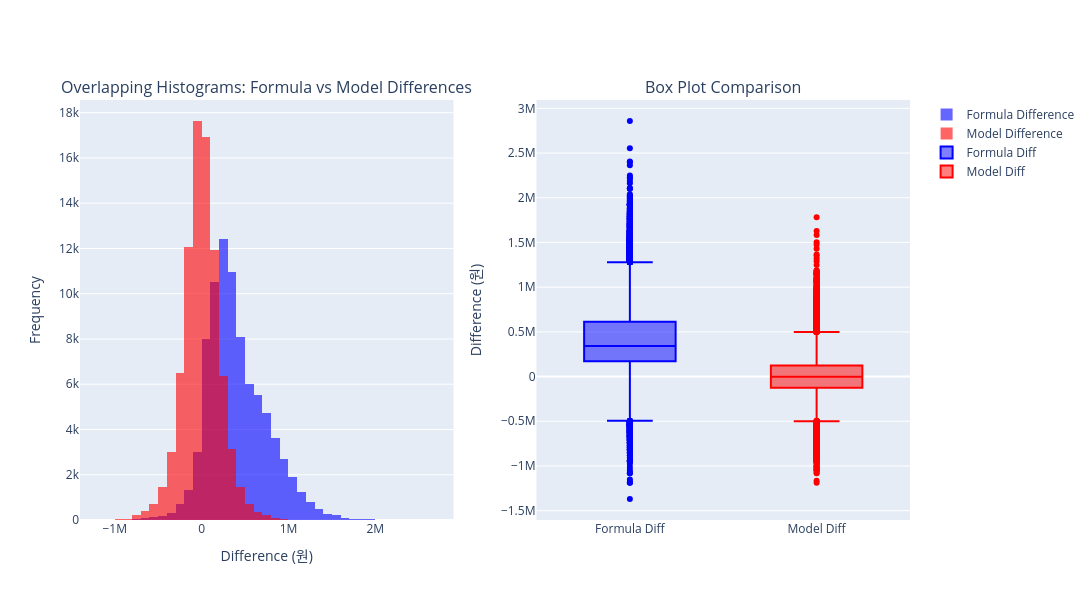

The cell this chart's notebook holds for it:
### Code cell
import plotly.graph_objects as go
from plotly.subplots import make_subplots

fig = make_subplots(
    rows=1, cols=2,
    subplot_titles=('Overlapping Histograms: Formula vs Model Differences', 'Box Plot Comparison'),
    specs=[[{"secondary_y": False}, {"secondary_y": False}]]
)

# Overlapping histograms
fig.add_trace(
    go.Histogram(
        x=train_df['diff_RV_formula'],
        nbinsx=50,
        opacity=0.6,
        name='Formula Difference',
        marker_color='blue'
    ),
    row=1, col=1
)

fig.add_trace(
    go.Histogram(
        x=train_df['diff_RV_model'],
        nbinsx=50,
        opacity=0.6,
        name='Model Difference',
        marker_color='red'
    ),
    row=1, col=1
)

# Box plots
fig.add_trace(
    go.Box(
        y=train_df['diff_RV_formula'].dropna(),
        name='Formula Diff',
        marker_color='blue'
    ),
    row=1, col=2
)

fig.add_trace(
    go.Box(
        y=train_df['diff_RV_model'].dropna(),
        name='Model Diff',
        marker_color='red'
    ),
    row=1, col=2
)

fig.update_xaxes(title_text="Difference (원)", row=1, col=1)
fig.update_yaxes(title_text="Frequency", row=1, col=1)
fig.update_yaxes(title_text="Difference (원)", row=1, col=2)

fig.update_layout(
    height=600,
    width=1200,
    showlegend=True,
    barmode='overlay'
)

fig.show()

### Figure 1 — Plotly figure (JSON) as saved in the notebook; plotly's stock layout.template omitted (floating-point values rounded to 4 significant figures; data arrays with more than 128 entries replaced by an {"elided": "..."} marker saying what was removed)
{"data": [{"marker": {"color": "blue"}, "name": "Formula Difference", "nbinsx": 50, "opacity": 0.6, "type": "histogram", "x": {"elided": "83403 float values"}, "xaxis": "x", "yaxis": "y"}, {"marker": {"color": "red"}, "name": "Model Difference", "nbinsx": 50, "opacity": 0.6, "type": "histogram", "x": {"elided": "83403 float values"}, "xaxis": "x", "yaxis": "y"}, {"marker": {"color": "blue"}, "name": "Formula Diff", "type": "box", "xaxis": "x2", "y": {"elided": "83403 float values"}, "yaxis": "y2"}, {"marker": {"color": "red"}, "name": "Model Diff", "type": "box", "xaxis": "x2", "y": {"elided": "83403 float values"}, "yaxis": "y2"}], "layout": {"annotations": [{"font": {"size": 16}, "showarrow": false, "text": "Overlapping Histograms: Formula vs Model Differences", "x": 0.225, "xanchor": "center", "xref": "paper", "y": 1, "yanchor": "bottom", "yref": "paper"}, {"font": {"size": 16}, "showarrow": false, "text": "Box Plot Comparison", "x": 0.775, "xanchor": "center", "xref": "paper", "y": 1, "yanchor": "bottom", "yref": "paper"}], "barmode": "overlay", "height": 600, "showlegend": true, "width": 1200, "xaxis": {"anchor": "y", "domain": [0, 0.45], "title": {"text": "Difference (원)"}}, "xaxis2": {"anchor": "y2", "domain": [0.55, 1]}, "yaxis": {"anchor": "x", "domain": [0, 1], "title": {"text": "Frequency"}}, "yaxis2": {"anchor": "x2", "domain": [0, 1], "title": {"text": "Difference (원)"}}}}
